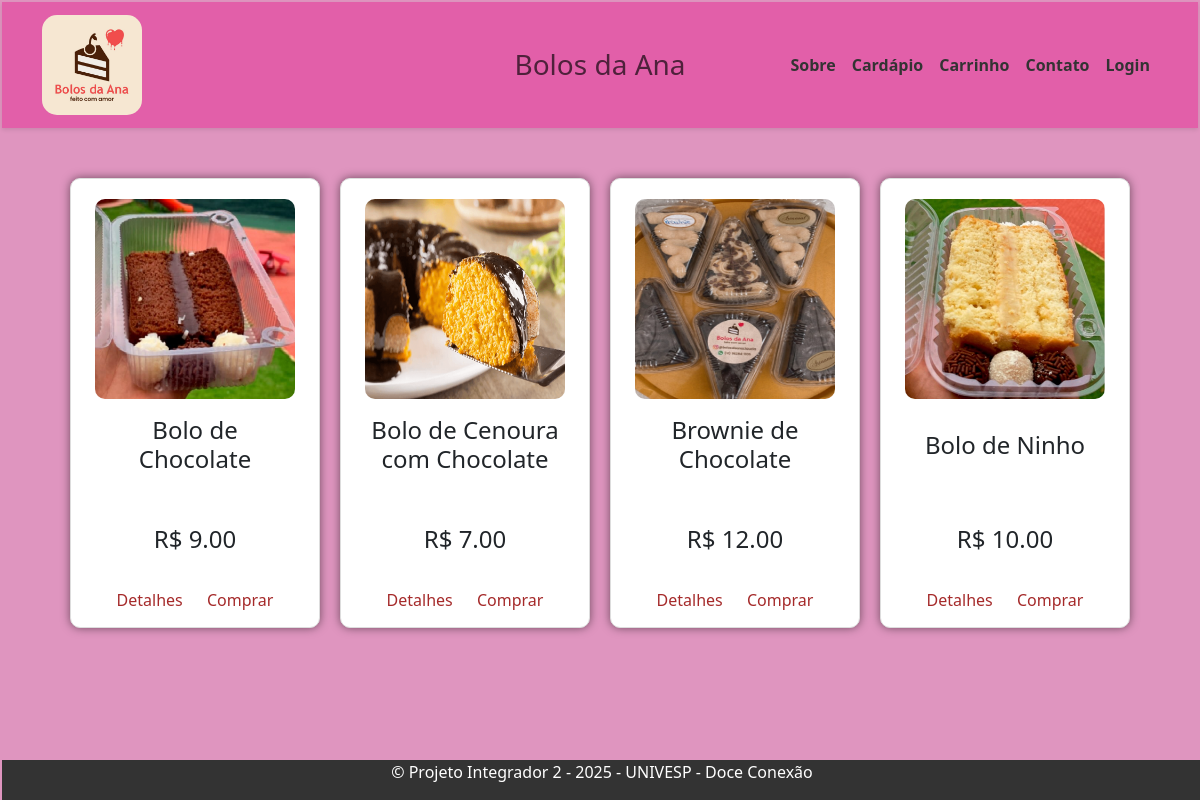
Before: / with the older database file.
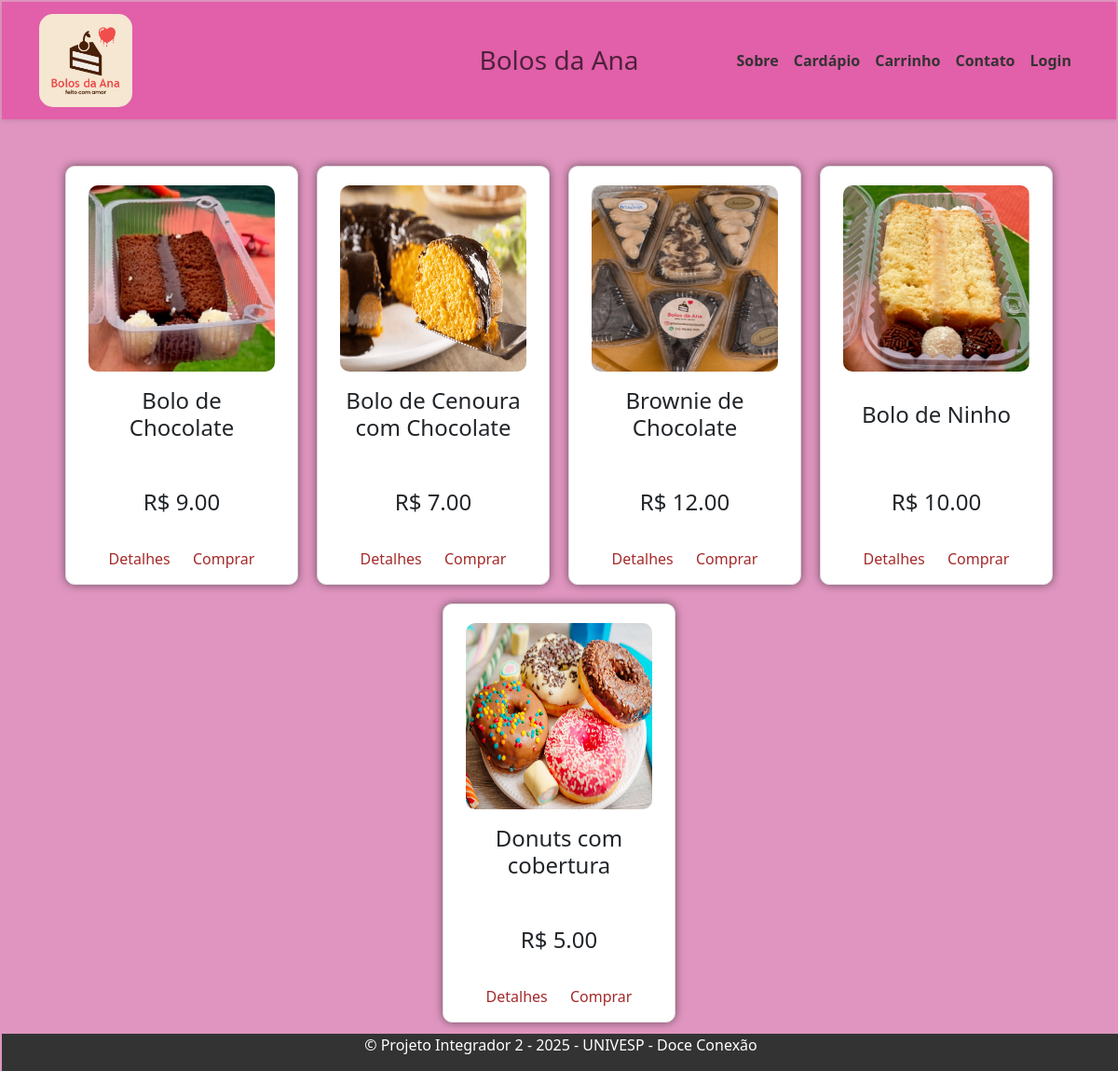
After: the same page with the newer database file.
### app.py (models this page shows)
class Produto(db.Model):
    id = db.Column(db.Integer, primary_key=True)
    nome = db.Column(db.String(100), nullable=False)
    categoria = db.Column(db.String(50), nullable=False)
    preco = db.Column(db.Float, nullable=False)
    estoque = db.Column(db.Integer, nullable=False)
    imagem = db.Column(db.String(200))
    descricao = db.Column(db.String(200), nullable=False)

### app.py (the view)
    @app.route('/')
    def index():
        produtos = Produto.query.all()
        return render_template('index.html', produtos=produtos)

### templates/index.html (shortened to what this page needs)
{% extends 'base.html' %}
{% block content %}
    <div class="produtos">
        {% for produto in produtos %}
            <div class="produto {% if produto.estoque <= 0 %}sem-estoque{% endif %}">
                <img src="{{ produto.imagem }}" alt="{{ produto.nome }}" title="{{produto.descricao}}">
                <div class="nome_produto">
                    <h4>{{ produto.nome }}</h4>
                </div>
                <div class="preco_pos">
                    <h4>R$ {{ "%.2f"|format(produto.preco) }}</h4>
                </div>
                <div class="botoes_produto_rodape">
                    <a style="color:brown;" href="#" onclick="openPopup({{ produto.id }})">Detalhes</a>
                    <form method="POST" action="{{ url_for('carrinho') }}" style="display: inline;">
                        <a style="color:brown;" href="#" onclick="this.closest('form').submit(); return false;">Comprar</a>
                    </form>
                </div>
            </div>
        {% endfor %}
    </div>
{% endblock %}

### templates/base.html (shortened to what this page needs)
<!DOCTYPE html>
<html>
<head>
    <link rel="stylesheet" href="{{ url_for('static', filename='style.css') }}">
    <link href="https://cdn.jsdelivr.net/npm/bootstrap@5.3.3/dist/css/bootstrap.min.css" rel="stylesheet">
    <link href="static/style.css" rel="stylesheet">
</head>
<body>
    <header>
        <nav class="navbar navbar-expand-lg navbar-light">
            <div class="container">
                <a class="navbar-brand" href="{{ url_for('logout') }}">
                    <img src="static/fotos/logo.jpg" alt="Logotipo Bolos da Ana">
                </a>
                <span class="navbar-text position-absolute top-50 start-50 translate-middle h3">
                    Bolos da Ana
                </span>
                <div class="collapse navbar-collapse" id="navbarNav">
                    <ul class="navbar-nav ms-auto">
                        <li class="nav-item">
                            <a class="nav-link" href="{{ url_for('Inicio') }}">Sobre</a>
                        </li>
                        <li class="nav-item">
                            <a class="nav-link" href="{{ url_for('Cardapio') }}">Cardápio</a>
                        </li>
                        <li class="nav-item">
                            <a class="nav-link" href="{{ url_for('carrinho') }}">Carrinho</a>
                        </li>
                        <li class="nav-item">
                            <a class="nav-link" href="{{ url_for('Contato') }}">Contato</a>
                        </li>
                        <li class="nav-item">
                            <a class="nav-link" href="{{ url_for('login') }}">Login</a>
                        </li>
                    </ul>
                </div>
            </div>
        </nav>
    </header>
    {% block content %}
    {% endblock %}
</body>
<footer>
    <p>&copy; Projeto Integrador 2 - 2025 - UNIVESP - Doce Conexão</p>
</footer>
</html>

### static/style.css (style rules this page uses)
.navbar-brand img { max-height: 100px; border-radius: 15px; padding: 0px; }
.navbar { background-color: #e25fa9; box-shadow: 0 2px 4px rgba(0, 0, 0, 0.1); }
.nav-link { font-weight: 600; color: #333; }
body { background-color: #df95bf; margin: 1px; padding: 1px; }
.produtos { display: flex; flex-wrap: wrap; justify-content: center; padding:40px; }
.produto { position: relative; background-color: white; border: 1px solid #ddd; border-radius: 10px; margin: 10px; padding: 20px 20px; width: 250px; height: 450px; text-align: center; box-shadow: 0 0 10px rgba(0, 0, 0, 0.5); }
.produto img { max-width: 100%; height: 200px; width: 200px; border-radius: 10px; }
.nome_produto { height: 80px; display: flex; align-items: center; justify-content: center; margin: 10px 0; padding: 0 10px; text-align: center; }
.preco_pos { position: absolute; bottom: 60px; left: 0; right: 0; padding: 5px; text-align: center; }
.botoes_produto_rodape { position: absolute; bottom: 10px; left: 0; right: 0; padding: 5px; text-align: center; background-color: #ffffff; border-bottom-left-radius: 8px; border-bottom-right-radius: 8px; }
.botoes_produto_rodape a { color: #007bff; text-decoration: none; padding: 5px 10px; transition: color 0.3s; }
footer { background-color: #333; color: white; text-align: center; position: fixed; bottom: 0; width: 100%; }

Changed rows visible on the page:
added Produto: imagem (picture), nome "Donuts com cobertura", preco "5.00"
